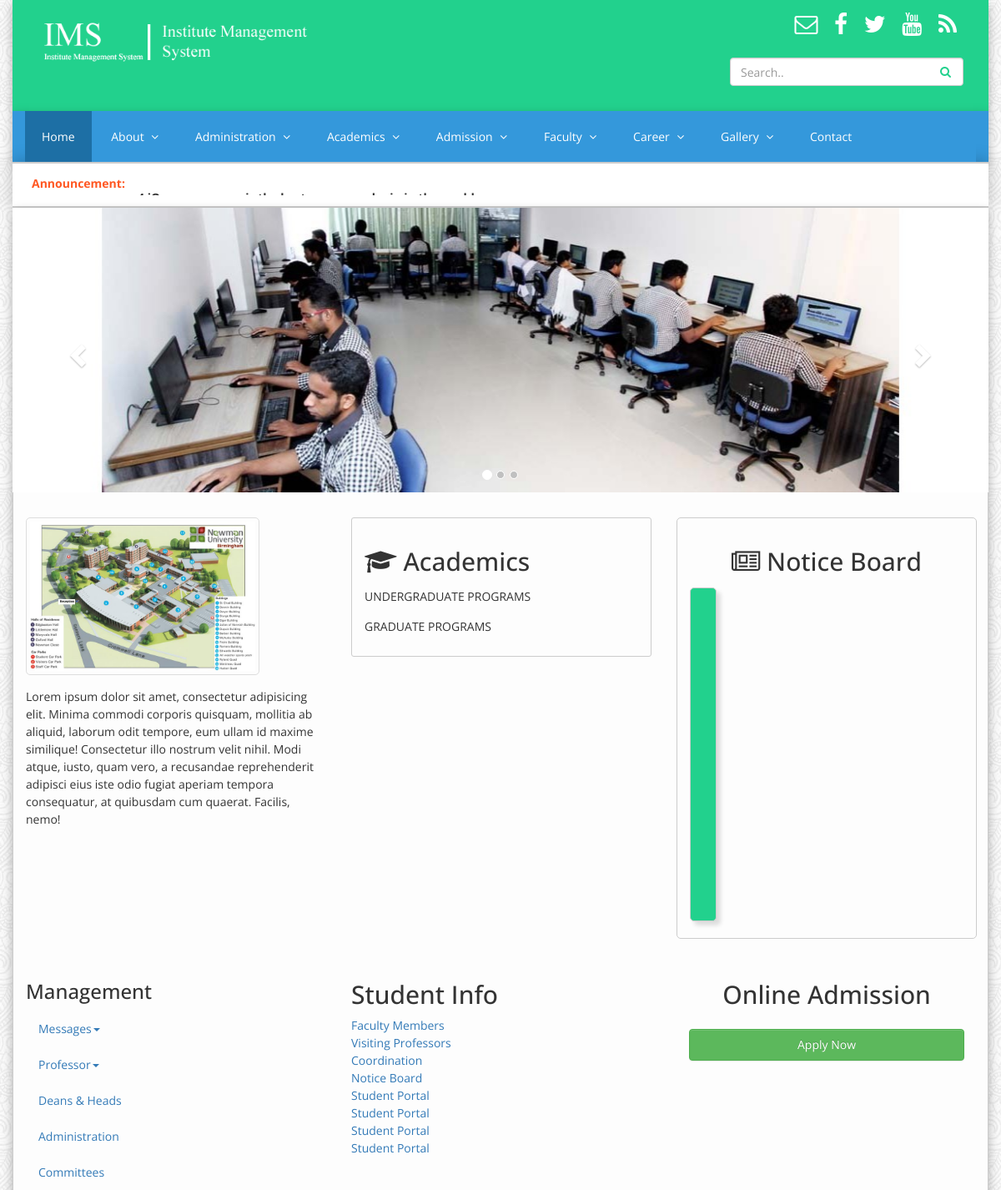
The app's page / (upper part), older data.
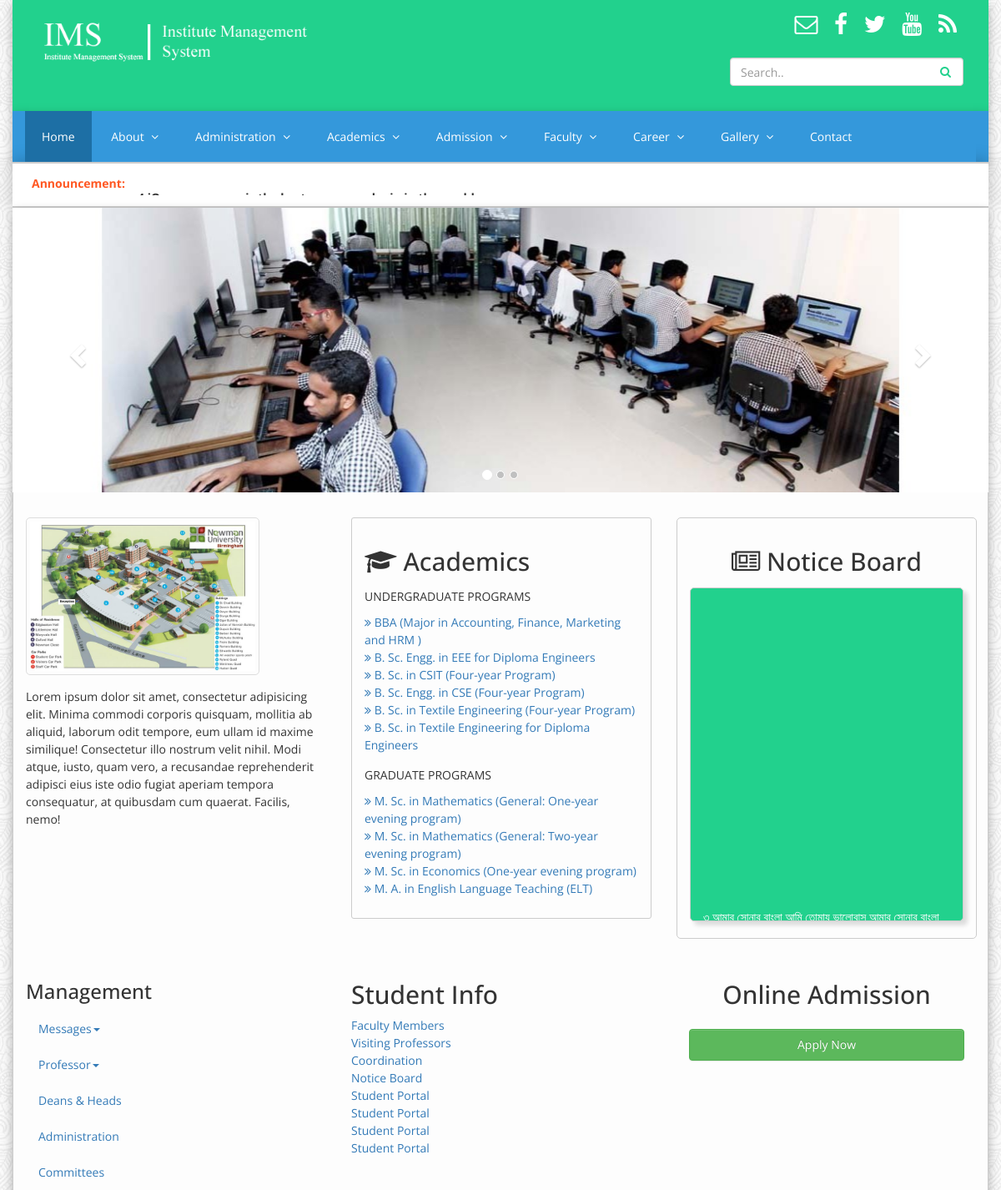
The same page, newer data.
### tables this page shows
CREATE TABLE `announcement` (
  `id` int(11) NOT NULL,
  `announcements` varchar(255) NOT NULL
);

CREATE TABLE `undergradute_sub_names` (
  `id` int(11) NOT NULL,
  `sub_name` varchar(255) NOT NULL
);

CREATE TABLE `gradute_sub_names` (
  `id` int(11) NOT NULL,
  `sub_name` varchar(255) NOT NULL
);

CREATE TABLE `notices` (
  `id` int(11) NOT NULL,
  `notice` text NOT NULL
);

### index.php (the view, shortened to what this page needs)
<?php
	require_once('admin/pages/config.php');
?>
<!DOCTYPE html>
<html lang="en">
<head>
	 <link rel="stylesheet" href="css/bootstrap-theme.min.css">
	 <link rel="stylesheet" href="css/bootstrap.min.css">
	 <link rel="stylesheet" href="css/font-awesome.min.css">
	 <link rel="stylesheet" href="css/jquery.newsticker.min.css">
	 <link rel="stylesheet" href="css/owl.carousel.min.css">
	 <link rel="stylesheet" href="css/owl.theme.default.min.css">
	 <link rel="stylesheet" href="css/jquery.bxslider.min.css">
	 <link rel="stylesheet" href="css/style.css">
	 <link rel="stylesheet" href="css/nav.css">
</head>
<body>
<header class="header-section box">
		<div class="container">
			<div class="row">
				<div class="col-sm-4 col-md-4">
					<div class="logo">
						<a href="index.html"><img src="images/logo.png" alt="ims logo"></a>
					</div>
				</div>
				<div class="col-sm-4 col-md-8">
					<div class="header-contact pull-right mr15px">
						<ul>
							<li><a href="#"><i class="fa fa-envelope-o fa-2x"></i></a></li>
							<li><a href="#"><i class="fa fa-facebook fa-2x"></i></a></li>
							<li><a href="#"><i class="fa fa-twitter fa-2x"></i></a></li>
							<li><a href="#"><i class="fa fa-youtube fa-2x"></i></a></li>
							<li><a href="#"><i class="fa fa-rss fa-2x"></i></a></li>
						</ul>
					</div>
					<div class="header-search mr15px">
						<form action="" method="post">
							<div class="form-group">
								<input type="text" name="top_search" class="form-control search-btn-field" placeholder="Search.." />
								<i class="search-icon fa fa-search" aria-hidden="true"></i>
							</div>
						</form>
					</div>
				</div>
			</div>
		</div>
</header>
<section class="nav-section box">
	<div class="container">
		<div class="row">
			<div class="col-md-12">
				<nav>
					<ul class="menu">
						<li class="active"><a href="index.php">Home</a></li>
						<li><a href="about.php">About
							<span class="nav-indicator">
								<i class="fa fa-angle-down" aria-hidden="true"></i>
							</span>
							</a>
						</li>
						<li><a href="administration.php">Administration
							<span class="nav-indicator">
								<i class="fa fa-angle-down" aria-hidden="true"></i>
							</span>
							</a>
						</li>
						<li>
							<a href="academics.php">Academics
								<span class="nav-indicator">
									<i class="fa fa-angle-down" aria-hidden="true"></i>
								</span>
							</a>
						</li>
						<li>
							<a href="admission.php">Admission
								<span class="nav-indicator">
									<i class="fa fa-angle-down" aria-hidden="true"></i>
								</span>
							</a>
						</li>
						<li>
							<a href="faculty.php">Faculty
								<span class="nav-indicator">
									<i class="fa fa-angle-down" aria-hidden="true"></i>
								</span>
							</a>
						</li>
						<li>
							<a href="career.php">Career
								<span class="nav-indicator">
									<i class="fa fa-angle-down" aria-hidden="true"></i>
								</span>
							</a>
						</li>
						<li>
							<a href="gallery.php">Gallery
								<span class="nav-indicator">
									<i class="fa fa-angle-down" aria-hidden="true"></i>
								</span>
							</a>
						</li>
						<li><a href="contact.php">Contact</a></li>
					</ul>
				</nav>
			</div>
		</div>
	</div>
</section>
<section class="announcement box">
	<div class="container">
		<div class="row">
			<div class="col-md-12">
				<div class="latest-news-left">
					<span>Announcement: </span>
				</div>
				<div class="latest-news-right">
					<div class="marquee announcement_inner" data-direction='up' data-duration='2000' data-pauseOnHover="true">
					<?php
						$slt = "SELECT * FROM announcement ORDER BY id DESC";
						$qre = mysqli_query($DBC,$slt);
						while($data=mysqli_fetch_array($qre)){ ?>
							<a href="#">
								<p><?= $data['announcements']; ?></p>
							</a>
						<?php	}
					?>
					</div>
				</div>
			</div>
		</div>
	</div>
</section>
<section class="slider-section box">
	<div class="container">
		<div class="row">
			<div class="col-md-12">
				<div id="carousel-example-generic" class="carousel slide" data-ride="carousel" style="padding: 0">
				  <ol class="carousel-indicators">
				    <li data-target="#carousel-example-generic" data-slide-to="0" class="active"></li>
				    <li data-target="#carousel-example-generic" data-slide-to="1"></li>
				    <li data-target="#carousel-example-generic" data-slide-to="2"></li>
				  </ol>
				  <div class="carousel-inner" role="listbox">
				    <div class="item active">
				      <img src="images/slides/s-1.jpg" alt="first slides">
				      <div class="carousel-caption">
				      </div>
				    </div>
				  </div>
				  <a class="left carousel-control" href="#carousel-example-generic" role="button" data-slide="prev">
				    <span class="glyphicon glyphicon-chevron-left" aria-hidden="true"></span>
				  </a>
				  <a class="right carousel-control" href="#carousel-example-generic" role="button" data-slide="next">
				    <span class="glyphicon glyphicon-chevron-right" aria-hidden="true"></span>
				  </a>
				</div>
			</div>
		</div>
	</div>
</section>
<section class="informations notice-manage-stdinfo section-padding box">
	<div class="container">
		<div class="row">
			<div class="col-md-4">
				<div class="campus-info">
					<img src="images/campus.jpg" alt="" width="280">
					<p> Lorem ipsum dolor sit amet, consectetur adipisicing elit. Minima commodi corporis quisquam, mollitia ab aliquid, laborum odit tempore, eum ullam id maxime similique! Consectetur illo nostrum velit nihil. Modi atque, iusto, quam vero, a recusandae reprehenderit adipisci eius iste odio fugiat aperiam tempora consequatur, at quibusdam cum quaerat. Facilis, nemo!</p>
				</div>
			</div>
			<div class="col-md-4">
				<div class="programmes-info">
					<h2> <i class="fa fa-graduation-cap"></i> Academics</h2>
					<p>UNDERGRADUATE PROGRAMS</p>
					<ul>
					<?php
						$select = "SELECT * FROM undergradute_sub_names";
						$qre = mysqli_query($DBC,$select);
						while($info=mysqli_fetch_array($qre)){   ?>
						<li><a href="#"><i class="fa fa-angle-double-right" aria-hidden="true"></i> <?= $info['sub_name']; ?></a></li>
						<?php	}
					?>
					</ul>
					<p>GRADUATE PROGRAMS</p>
					<ul>
						<?php
						$select = "SELECT * FROM gradute_sub_names";
						$qre = mysqli_query($DBC,$select);
						while($info=mysqli_fetch_array($qre)){   ?>
						<li><a href="#"><i class="fa fa-angle-double-right" aria-hidden="true"></i> <?= $info['sub_name']; ?></a></li>
						<?php	}
					?>
					</ul>
				</div>
			</div>
			<div class="col-md-4">
				<div class="news-event">
					<div class="notice-title">
						<h2 class="text-center"><i class="fa fa-newspaper-o"></i>
						Notice Board</h2>
					</div>
					<div class="marquee notice-marquee" data-direction='up' data-duration='5000' data-pauseOnHover="true">
					<?php
						$slt = "SELECT * FROM notices ORDER BY id DESC";
						$qre = mysqli_query($DBC,$slt);
						while($data=mysqli_fetch_array($qre)){ ?>
							<a href="#">
								<p><?= $data['notice']; ?></p>
							</a>
						<?php	}
					?>
					</div>
				</div>
			</div>
		</div>
	</div>
		<div class="container">
			<div class="row">
				<div class="col-md-4">
					<div class="management">
						  <h3>Management</h3>
						  <ul class="nav nav-pills nav-stacked">
						    	<li class="dropdown"><a class="dropdown-toggle" data-toggle="dropdown" href="#">Messages<span class="caret"></span></a>
						    	</li>
						    	<li class="dropdown"><a class="dropdown-toggle" data-toggle="dropdown" href="#">Professor<span class="caret"></span></a>
						    	</li>
						    	<li><a href="#">Deans &amp; Heads</a></li>
						    	<li><a href="#">Administration</a></li>
						    	<li><a href="#">Committees</a></li>
						  </ul>
					</div>
				</div>
				<div class="col-md-4">
					<div class="title">
						<h2>Student Info</h2>
						<ul>
							<li><a href="#">Faculty Members</a></li>
							<li><a href="#">Visiting Professors</a></li>
							<li><a href="#">Coordination</a></li>
							<li><a href="#">Notice Board</a></li>
							<li><a href="#">Student Portal</a></li>
							<li><a href="#">Student Portal</a></li>
							<li><a href="#">Student Portal</a></li>
							<li><a href="#">Student Portal</a></li>
						</ul>
					</div>
				</div>
				<div class="col-md-4">
					<h2 class="text-center">Online Admission</h2>
					<div class="student-apply">
						<a class="btn btn-block btn-success" style="padding: 8px;" href="online-admission.php">Apply Now</a>
					</div>
				</div>
			</div>
		</div>
	</section>
</body>
</html>

### css/style.css (style rules this page uses)
.nav-section { background: #3498DB; }
* { margin: 0; padding: 0; -webkit-box-sizing: border-box; -moz-box-sizing: border-box; box-sizing: border-box; }
ul, ol { list-style: none; }
a { text-decoration: none; }
img { max-width: 100%; }
.box { width: 1170px; margin: 0 auto; background-color: #fff; box-shadow: 0px 5px 12px 0 rgba(0, 0, 0, 0.3); }
.section-padding { padding: 30px 0; }
.mr15px { margin-right: 15px; }
.title { margin-bottom: 30px; }
body { background: url("../images/bg.png"); font-size: 14px; line-height: 1.5em; font-family: 'Open Sans', sans-serif; }
.header-section { padding: 15px 0; background: #22D18D; }
.header-contact ul li { display: inline; }
.header-contact ul li a { padding: 8px; }
.header-contact ul li a i { color: #fff; }
.header-search { width: 280px; display: block; clear: both; float: right; padding-top: 15px; }
.search-btn-field { position: relative; }
.search-icon { position: absolute; right: 45px; bottom: 25px; color: #22D18D; }
.slider-section .container { padding: 0; }
.carousel-control.left, .carousel-control.right { background-image: none; }
.announcement { background: #fff none repeat scroll 0 0; box-shadow: 0 0 20px rgba(0, 0, 0, 0.25); border-bottom: 2px solid #ccc; border-top: 2px solid #ccc; margin: 1px auto; padding: 8px; }
.latest-news-left { width: 10%; float: left; }
.latest-news-left span { display: inline-block; padding-top: 5px; font-weight: 700; color: #ff5722; }
.latest-news-right { width: 90%; float: left; padding-left: 5px; }
.informations { background: #FDFDFD; border: 1px solid #ccc; }
.notice-title { margin-bottom: 15px; transition: 1s; }
.campus-info img { border: 1px solid #ddd; padding: 4px; border-radius: 5px; }
.informations p { margin-top: 15px; }
.news-event { border: 1px solid #ccc; padding: 15px; border-radius: 5px; }
.notice-marquee { height: 400px; }
.programmes-info { border: 1px solid #ccc; padding: 15px; border-radius: 3px; -webkit-border-radius: 3px; -moz-border-radius: 3px; }
.notice-manage-stdinfo { background: #FDFDFD; border: 1px solid #ccc; border-top: none; margin-top: 1px; }
.marquee { padding: 15px; overflow: hidden; border: 1px solid #ccc; background: #22D18D; border-radius: 5px; -webkit-border-radius: 5px; -moz-border-radius: 5px; display: inline-block; box-shadow: 5px 5px 5px #ddd; -webkit-box-shadow: 5px 5px 5px #ddd; -moz-box-shadow: 5px 5px 5px #ddd; }
.marquee a p { color: #fff; }
.student-apply { padding: 15px; }
html, body { height: 100%; margin: 0; padding: 0; }
.carousel { margin-bottom: 0; padding: 0 40px 30px 40px; }
.carousel-control { left: -12px; }
.carousel-control.right { right: -12px; }
.carousel-indicators { right: 50%; top: auto; bottom: 0px; margin-right: -19px; }
.carousel-indicators li { background: #c0c0c0; }
.carousel-indicators .active { background: #fff; }
@media only screen and (max-width: 1200px) { .box { width: 1170px; margin: 0 auto; } }

### css/nav.css (style rules this page uses)
* { margin: 0; padding: 0; outline: 0; box-sizing: border-box; -webkit-box-sizing: border-box; -moz-box-sizing: border-box; }
.menu { list-style: none; background: #3498DB; margin: 0; padding: 0; }
.menu li { display: inline-block; background: #3498DB; }
.menu li a { padding: 20px; display: block; color: #fff; text-decoration: none; text-transform: capitalize; }
.menu li.active a { background: #1d6fa5; margin: 0; }
.menu li { position: relative; }
.nav-indicator { display: inline-block; text-align: right; margin-left: 5px; }

### index.php (style rules this page uses)
.announcement_inner { height: 30px; padding: 8px; width: 100%; overflow: hidden; border:none; background: #fff; border-radius: 5px; -webkit-border-radius: 5px; -moz-border-radius: 5px; display: inline-block; box-shadow: none; }
.announcement_inner a p { color: #333; font-weight: 700; }
.carousel { margin-bottom: 0; padding: 0 auto !important; }

Row changes from the older to the newer data that the page shows:
added undergradute_sub_names: sub_name "BBA (Major in Accounting, Finance, Marketing and HRM )"
added undergradute_sub_names: sub_name "B. Sc. Engg. in EEE for Diploma Engineers"
added undergradute_sub_names: sub_name "B. Sc. in CSIT (Four-year Program)"
added undergradute_sub_names: sub_name "B. Sc. Engg. in CSE (Four-year Program)"
added undergradute_sub_names: sub_name "B. Sc. in Textile Engineering (Four-year Program)"
added undergradute_sub_names: sub_name "B. Sc. in Textile Engineering for Diploma Engineers"
added gradute_sub_names: sub_name "M. Sc. in Mathematics (General: One-year evening program)"
added gradute_sub_names: sub_name "M. Sc. in Mathematics (General: Two-year evening program)"
added gradute_sub_names: sub_name "M. Sc. in Economics (One-year evening program)"
added gradute_sub_names: sub_name "M. A. in English Language Teaching (ELT)"
added notices: notice "৩ আমার সোনার বাংলা আমি তোমায় ভালোবাস আমার সোনার বাংলা…"
